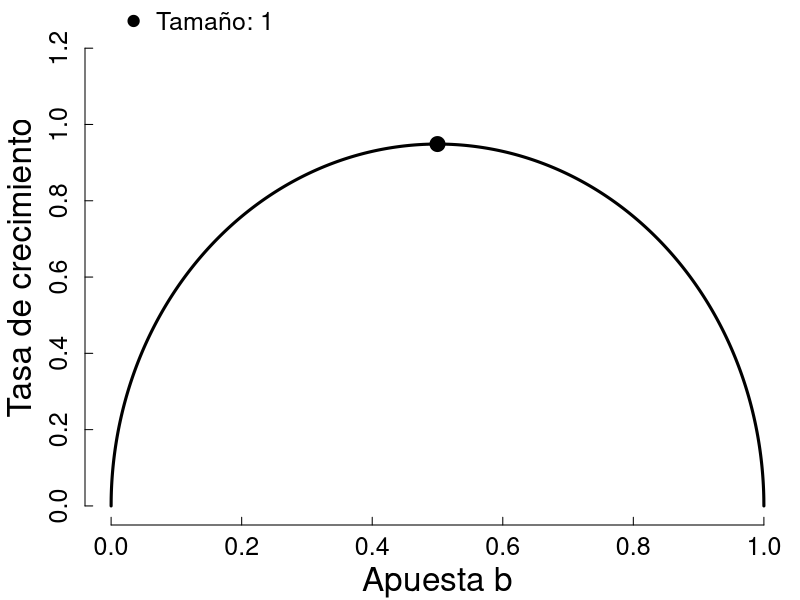
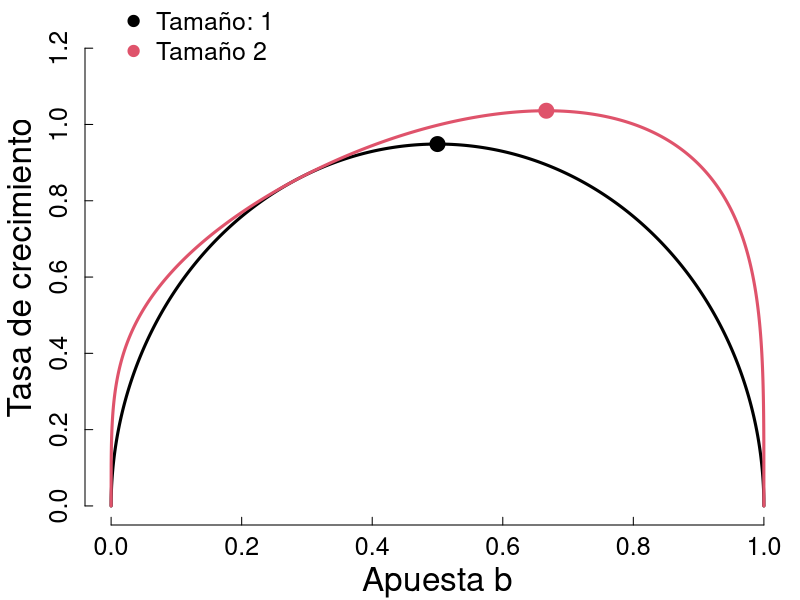
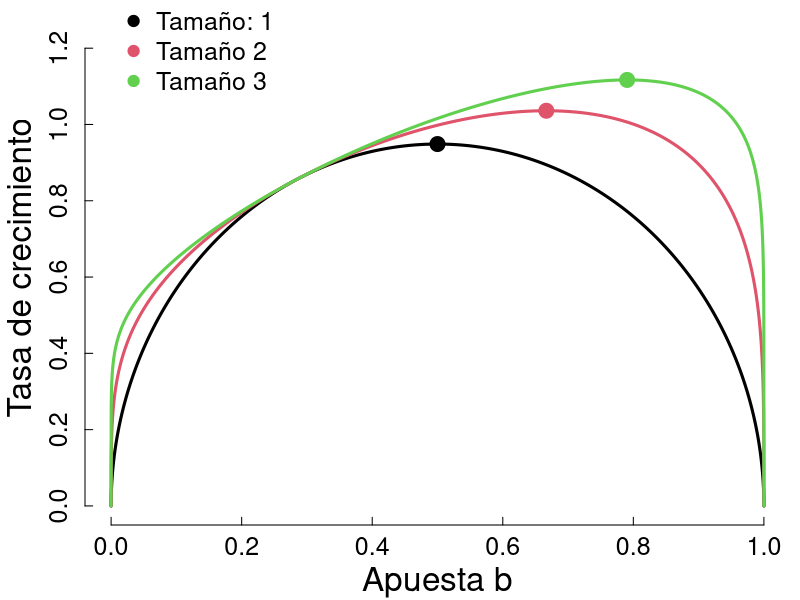
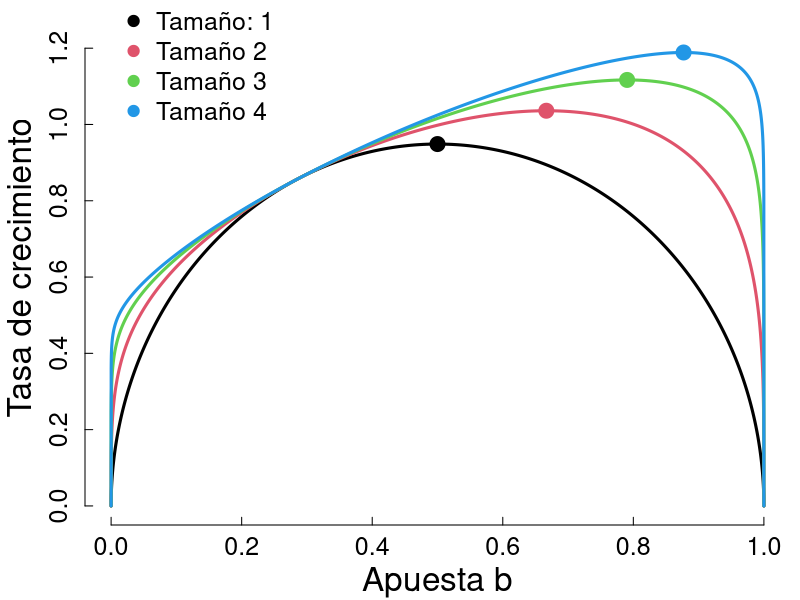
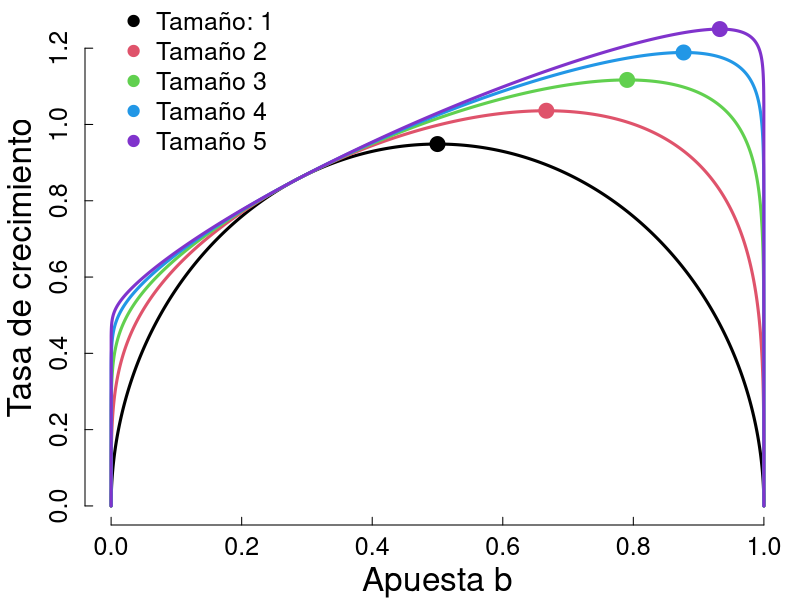

Here is the R script that generated these plots, in order:
oldpar <- par(no.readonly = TRUE)
oldwd <- getwd()
this.dir <- dirname(parent.frame(2)$ofile)
nombre.R <-  sys.frame(1)$ofile
require(tools)
nombre <- print(file_path_sans_ext(nombre.R))
pdf(paste0(nombre,".pdf"), width = 8, height = 5  )
setwd(this.dir)
###############################

par(mar=c(3.75,4.25,0.5,0.5))

p = 0.5
N = 6
n = seq(6)
b = seq(0.0,1.0,by=0.0001)

coop_fitness <- function(b,n_c,N, Qc=3.0,Qs=1.2){
    return ( (n_c/N)*b*Qc + ((N-n_c)/N)*(1-b)*Qs )
}
coop_temporal_average <- function(b, p, N){
    res = numeric(length(b))+1
    p_fitness = dbinom(prob=p, size=N, seq(0,N))
    for (n_c in seq(0,N)){#n_c=N
        res = res * coop_fitness(b,n_c,N)^p_fitness[n_c+1]
    }
    return(res)
}


g1 = coop_temporal_average(b, p, 1)
g2 = coop_temporal_average(b, p, 2)
g3 = coop_temporal_average(b, p, 3)
g4 = coop_temporal_average(b, p, 4)
g5 = coop_temporal_average(b, p, 5)

plot(b,g1, type="l",lwd=3, axes = F,ann = F, col=1,ylim=c(0,max(g5)) )
points(b[which.max(g1)],max(g1),pch=19, col=1, cex=2)

axis(side=2, labels=NA,cex.axis=0.6,tck=0.015)
axis(side=1,labels=NA,cex.axis=0.6,tck=0.015)
axis(lwd=0,side=1,cex.axis=1.5,line=-0.3)
axis(lwd=0,side=2,cex.axis=1.5,line=-0.3)
mtext("Apuesta b", side=1, line=2.5,cex = 2)
mtext("Tasa de crecimiento", side=2, line=2.5,cex = 2)

legend(0,1.35,pch=19,legend = c("Tamaño: 1"), col=c(1),bty = "n",cex = 1.5)




plot(b,g1, type="l",lwd=3, axes = F,ann = F, col=1,ylim=c(0,max(g5)) )
points(b[which.max(g1)],max(g1),pch=19, col=1, cex=2)
lines(b,g2, lwd=3, col=2)
points(b[which.max(g2)],max(g2),pch=19, col=2, cex=2)

axis(side=2, labels=NA,cex.axis=0.6,tck=0.015)
axis(side=1,labels=NA,cex.axis=0.6,tck=0.015)
axis(lwd=0,side=1,cex.axis=1.5,line=-0.3)
axis(lwd=0,side=2,cex.axis=1.5,line=-0.3)
mtext("Apuesta b", side=1, line=2.5,cex = 2)
mtext("Tasa de crecimiento", side=2, line=2.5,cex = 2)

legend(0,1.35,pch=19,legend = c("Tamaño: 1", "Tamaño 2"), col=c(1,2),bty = "n",cex = 1.5)


plot(b,g1, type="l",lwd=3, axes = F,ann = F, col=1,ylim=c(0,max(g5)) )
points(b[which.max(g1)],max(g1),pch=19, col=1, cex=2)
lines(b,g2, lwd=3, col=2)
points(b[which.max(g2)],max(g2),pch=19, col=2, cex=2)
lines(b,g3, lwd=3,col=3)
points(b[which.max(g3)],max(g3),pch=19, col=3, cex=2)
axis(side=2, labels=NA,cex.axis=0.6,tck=0.015)
axis(side=1,labels=NA,cex.axis=0.6,tck=0.015)
axis(lwd=0,side=1,cex.axis=1.5,line=-0.3)
axis(lwd=0,side=2,cex.axis=1.5,line=-0.3)
mtext("Apuesta b", side=1, line=2.5,cex = 2)
mtext("Tasa de crecimiento", side=2, line=2.5,cex = 2)
legend(0,1.35,pch=19,legend = c("Tamaño: 1", "Tamaño 2", "Tamaño 3"), col=c(1,2,3),bty = "n",cex = 1.5)


plot(b,g1, type="l",lwd=3, axes = F,ann = F, col=1,ylim=c(0,max(g5)) )
points(b[which.max(g1)],max(g1),pch=19, col=1, cex=2)
lines(b,g2, lwd=3, col=2)
points(b[which.max(g2)],max(g2),pch=19, col=2, cex=2)
lines(b,g3, lwd=3, col=3)
points(b[which.max(g3)],max(g3),pch=19, col=3, cex=2)
lines(b,g4, lwd=3,col=4)
points(b[which.max(g4)],max(g4),pch=19, col=4, cex=2)
axis(side=2, labels=NA,cex.axis=0.6,tck=0.015)
axis(side=1,labels=NA,cex.axis=0.6,tck=0.015)
axis(lwd=0,side=1,cex.axis=1.5,line=-0.3)
axis(lwd=0,side=2,cex.axis=1.5,line=-0.3)
mtext("Apuesta b", side=1, line=2.5,cex = 2)
mtext("Tasa de crecimiento", side=2, line=2.5,cex = 2)
legend(0,1.35,pch=19,legend = c("Tamaño: 1", "Tamaño 2", "Tamaño 3", "Tamaño 4"), col=c(1,2,3,4),bty = "n",cex = 1.5)



plot(b,g1, type="l",lwd=3, axes = F,ann = F, col=1,ylim=c(0,max(g5)) )
points(b[which.max(g1)],max(g1),pch=19, col=1, cex=2)
lines(b,g2, lwd=3, col=2)
points(b[which.max(g2)],max(g2),pch=19, col=2, cex=2)
lines(b,g3, lwd=3, col=3)
points(b[which.max(g3)],max(g3),pch=19, col=3, cex=2)
lines(b,g4, lwd=3,col=4)
points(b[which.max(g4)],max(g4),pch=19, col=4, cex=2)
lines(b,g5, lwd=3,col=rgb(0.5,0.2,0.8))
points(b[which.max(g5)],max(g5),pch=19, col=rgb(0.5,0.2,0.8), cex=2)
axis(side=2, labels=NA,cex.axis=0.6,tck=0.015)
axis(side=1,labels=NA,cex.axis=0.6,tck=0.015)
axis(lwd=0,side=1,cex.axis=1.5,line=-0.3)
axis(lwd=0,side=2,cex.axis=1.5,line=-0.3)
mtext("Apuesta b", side=1, line=2.5,cex = 2)
mtext("Tasa de crecimiento", side=2, line=2.5,cex = 2)
legend(0,1.35,pch=19,legend = c("Tamaño: 1", "Tamaño 2", "Tamaño 3", "Tamaño 4", "Tamaño 5"), col=c(1,2,3,4,rgb(0.5,0.2,0.8)),bty = "n",cex = 1.5)





#######################################
# end 
dev.off()
setwd(oldwd)
par(oldpar, new=F)
#########################################
